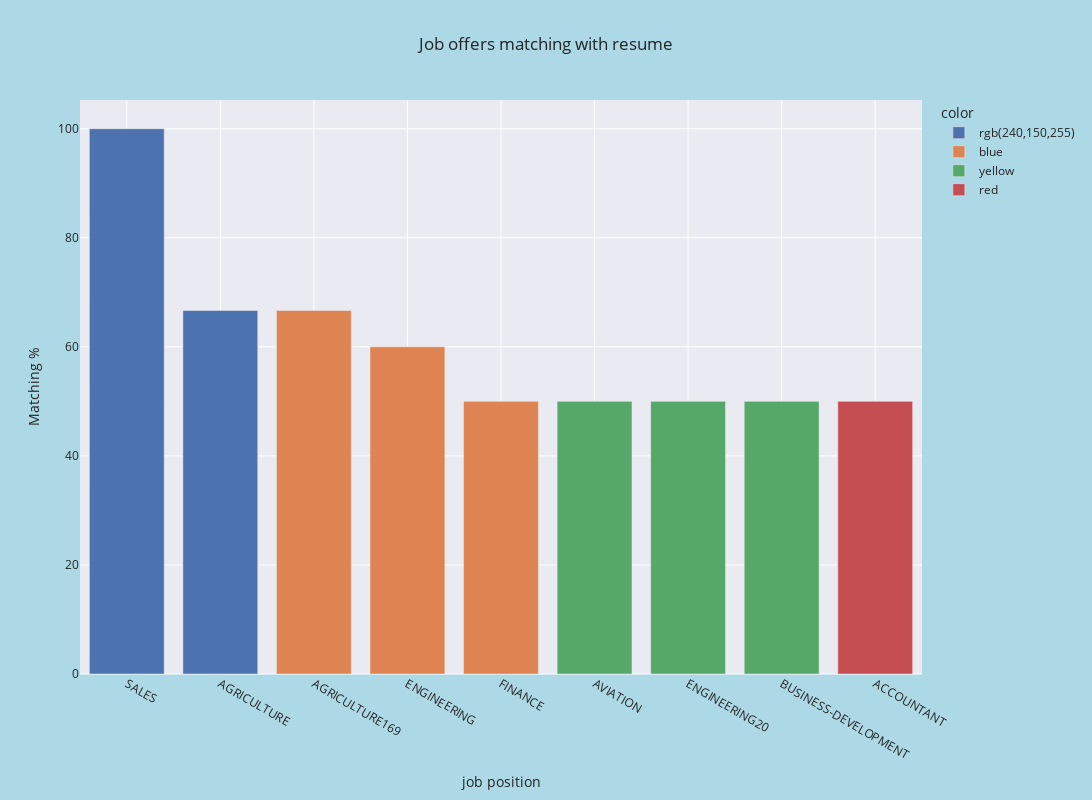

Here is the notebook cell this chart was saved with:
### Code cell
## compare list with data_set, visualize highest matching jobs

#for template in ["ggplot2", "seaborn"]:
import plotly.graph_objects as go

fig = px.bar(
    x=frame['Category'], 
    y=frame["matching_score"],
    labels={"x": "job position", "y": "Matching %"},
    title=f"Job offers matching with resume",
    width=1200, height=800,
    template="seaborn",
    color = frame["color"])
fig.update_layout(
        #margin=dict(l=20, r=20, t=20, b=20),
    paper_bgcolor="lightblue",
)
fig.show()

### Figure 1 — Plotly figure (JSON) as saved in the notebook; plotly's stock layout.template omitted (floating-point values rounded to 4 significant figures)
{"data": [{"alignmentgroup": "True", "hovertemplate": "color=rgb(240,150,255)<br>job position=%{x}<br>Matching %=%{y}<extra></extra>", "legendgroup": "rgb(240,150,255)", "marker": {"color": "rgb(76,114,176)", "pattern": {"shape": ""}}, "name": "rgb(240,150,255)", "offsetgroup": "rgb(240,150,255)", "orientation": "v", "showlegend": true, "textposition": "auto", "type": "bar", "x": ["SALES", "AGRICULTURE"], "xaxis": "x", "y": [100, 66.67], "yaxis": "y"}, {"alignmentgroup": "True", "hovertemplate": "color=blue<br>job position=%{x}<br>Matching %=%{y}<extra></extra>", "legendgroup": "blue", "marker": {"color": "rgb(221,132,82)", "pattern": {"shape": ""}}, "name": "blue", "offsetgroup": "blue", "orientation": "v", "showlegend": true, "textposition": "auto", "type": "bar", "x": ["AGRICULTURE169", "ENGINEERING", "FINANCE"], "xaxis": "x", "y": [66.67, 60, 50], "yaxis": "y"}, {"alignmentgroup": "True", "hovertemplate": "color=yellow<br>job position=%{x}<br>Matching %=%{y}<extra></extra>", "legendgroup": "yellow", "marker": {"color": "rgb(85,168,104)", "pattern": {"shape": ""}}, "name": "yellow", "offsetgroup": "yellow", "orientation": "v", "showlegend": true, "textposition": "auto", "type": "bar", "x": ["AVIATION", "ENGINEERING20", "BUSINESS-DEVELOPMENT"], "xaxis": "x", "y": [50, 50, 50], "yaxis": "y"}, {"alignmentgroup": "True", "hovertemplate": "color=red<br>job position=%{x}<br>Matching %=%{y}<extra></extra>", "legendgroup": "red", "marker": {"color": "rgb(196,78,82)", "pattern": {"shape": ""}}, "name": "red", "offsetgroup": "red", "orientation": "v", "showlegend": true, "textposition": "auto", "type": "bar", "x": ["ACCOUNTANT"], "xaxis": "x", "y": [50], "yaxis": "y"}], "layout": {"barmode": "relative", "height": 800, "legend": {"title": {"text": "color"}, "tracegroupgap": 0}, "paper_bgcolor": "lightblue", "title": {"text": "Job offers matching with resume"}, "width": 1200, "xaxis": {"anchor": "y", "autorange": true, "domain": [0, 1], "range": [-0.5, 8.5], "title": {"text": "job position"}, "type": "category"}, "yaxis": {"anchor": "x", "autorange": true, "domain": [0, 1], "range": [0, 105.3], "title": {"text": "Matching %"}, "type": "linear"}}}
